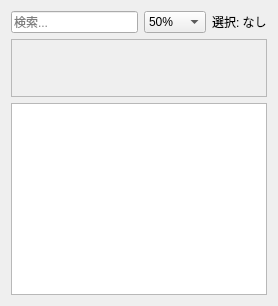
<?xml version="1.0" encoding="UTF-8"?>
<ui version="4.0">
 <class>GenericMapEditor</class>
 <widget class="QWidget" name="genericMapEditor"><layout class="QVBoxLayout" name="verticalLayout_mapEditor"><item><layout class="QHBoxLayout" name="horizontalLayout_mapToolbar"><item><widget class="QLineEdit" name="mapSearchEdit"><property name="placeholderText"><string>検索...</string></property></widget></item><item><widget class="QComboBox" name="mapZoomCombo"><item><property name="text"><string>50%</string></property></item><item><property name="text"><string>100%</string></property></item><item><property name="text"><string>200%</string></property></item></widget></item><item><widget class="QLabel" name="mapSelectionInfoLabel"><property name="text"><string>選択: なし</string></property></widget></item></layout></item><item><widget class="QScrollArea" name="mapLayerScrollArea"><property name="widgetResizable"><bool>true</bool></property><property name="maximumSize"><size><width>16777215</width><height>58</height></size></property><widget class="QWidget" name="mapLayerContainer"><layout class="QHBoxLayout" name="horizontalLayout_mapLayers"/></widget></widget></item><item><widget class="QGraphicsView" name="mapGraphicsView"><property name="dragMode"><enum>QGraphicsView::ScrollHandDrag</enum></property></widget></item></layout></widget>
 <resources/>
 <connections/>
</ui>
